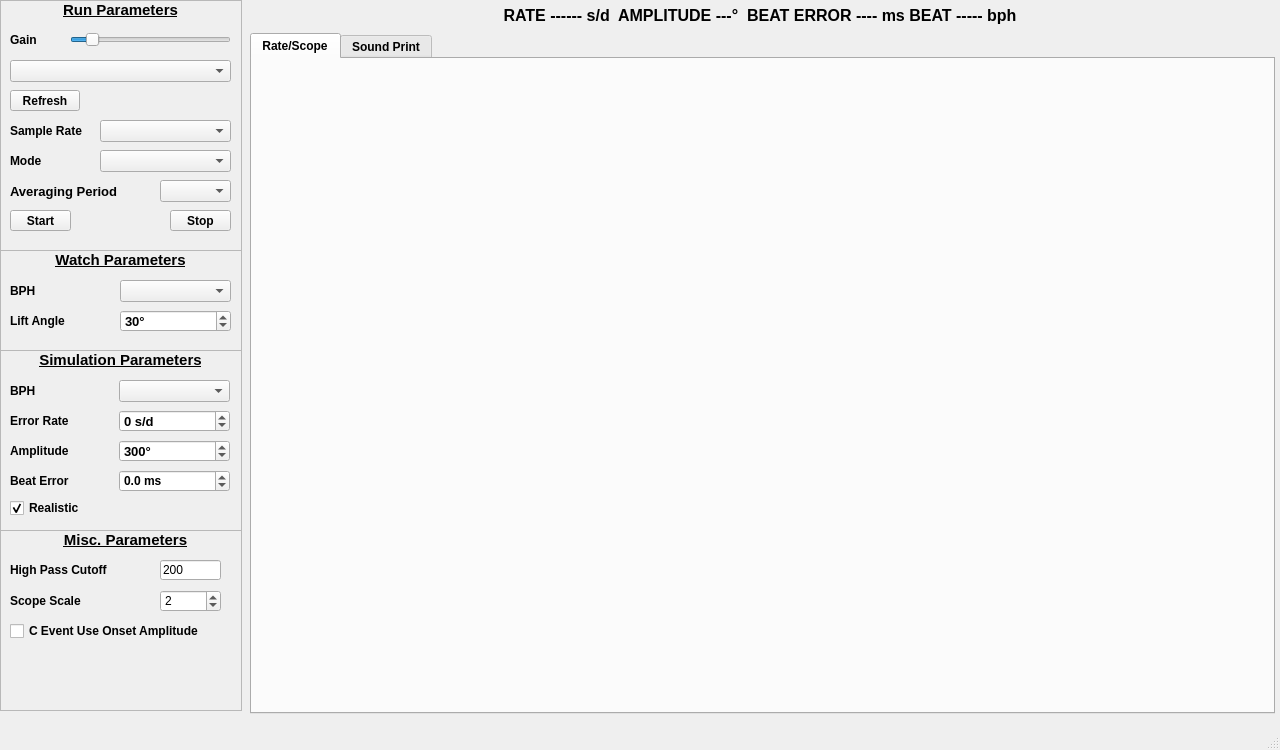
<?xml version="1.0" encoding="UTF-8"?>
<ui version="4.0">
 <class>MainWindow</class>
 <widget class="QMainWindow" name="MainWindow">
  <property name="geometry">
   <rect>
    <x>0</x>
    <y>0</y>
    <width>1280</width>
    <height>750</height>
   </rect>
  </property>
  <property name="maximumSize">
   <size>
    <width>1280</width>
    <height>750</height>
   </size>
  </property>
  <property name="windowTitle">
   <string>MainWindow</string>
  </property>
  <widget class="QWidget" name="CentralWidget">
   <widget class="QFrame" name="RunFrame">
    <property name="geometry">
     <rect>
      <x>0</x>
      <y>0</y>
      <width>242</width>
      <height>251</height>
     </rect>
    </property>
    <property name="frameShape">
     <enum>QFrame::Shape::StyledPanel</enum>
    </property>
    <property name="frameShadow">
     <enum>QFrame::Shadow::Raised</enum>
    </property>
    <widget class="QComboBox" name="InputDeviceComboBox">
     <property name="geometry">
      <rect>
       <x>10</x>
       <y>60</y>
       <width>221</width>
       <height>22</height>
      </rect>
     </property>
     <property name="font">
      <font>
       <bold>true</bold>
      </font>
     </property>
    </widget>
    <widget class="QPushButton" name="RefreshPushButton">
     <property name="geometry">
      <rect>
       <x>10</x>
       <y>90</y>
       <width>70</width>
       <height>21</height>
      </rect>
     </property>
     <property name="font">
      <font>
       <bold>true</bold>
      </font>
     </property>
     <property name="text">
      <string>Refresh</string>
     </property>
    </widget>
    <widget class="QPushButton" name="StartPushButton">
     <property name="geometry">
      <rect>
       <x>10</x>
       <y>210</y>
       <width>61</width>
       <height>21</height>
      </rect>
     </property>
     <property name="font">
      <font>
       <bold>true</bold>
      </font>
     </property>
     <property name="text">
      <string>Start</string>
     </property>
    </widget>
    <widget class="QPushButton" name="StopPushButton">
     <property name="enabled">
      <bool>true</bool>
     </property>
     <property name="geometry">
      <rect>
       <x>170</x>
       <y>210</y>
       <width>61</width>
       <height>21</height>
      </rect>
     </property>
     <property name="font">
      <font>
       <bold>true</bold>
      </font>
     </property>
     <property name="text">
      <string>Stop</string>
     </property>
    </widget>
    <widget class="QComboBox" name="SampleRatesComboBox">
     <property name="geometry">
      <rect>
       <x>100</x>
       <y>120</y>
       <width>131</width>
       <height>22</height>
      </rect>
     </property>
     <property name="font">
      <font>
       <bold>true</bold>
      </font>
     </property>
     <property name="currentIndex">
      <number>-1</number>
     </property>
    </widget>
    <widget class="QComboBox" name="AveragingPeriodComboBox">
     <property name="geometry">
      <rect>
       <x>160</x>
       <y>180</y>
       <width>71</width>
       <height>22</height>
      </rect>
     </property>
     <property name="font">
      <font>
       <pointsize>10</pointsize>
       <bold>true</bold>
      </font>
     </property>
    </widget>
    <widget class="QLabel" name="AveragingPeriodLabel">
     <property name="geometry">
      <rect>
       <x>10</x>
       <y>180</y>
       <width>141</width>
       <height>22</height>
      </rect>
     </property>
     <property name="font">
      <font>
       <pointsize>10</pointsize>
       <bold>true</bold>
      </font>
     </property>
     <property name="text">
      <string>Averaging Period</string>
     </property>
    </widget>
    <widget class="QComboBox" name="ModeComboBox">
     <property name="geometry">
      <rect>
       <x>100</x>
       <y>150</y>
       <width>131</width>
       <height>22</height>
      </rect>
     </property>
     <property name="font">
      <font>
       <bold>true</bold>
      </font>
     </property>
     <property name="placeholderText">
      <string/>
     </property>
    </widget>
    <widget class="QLabel" name="ModeLabel">
     <property name="geometry">
      <rect>
       <x>10</x>
       <y>150</y>
       <width>91</width>
       <height>22</height>
      </rect>
     </property>
     <property name="font">
      <font>
       <bold>true</bold>
      </font>
     </property>
     <property name="text">
      <string>Mode</string>
     </property>
    </widget>
    <widget class="QLabel" name="RunParamLabel">
     <property name="geometry">
      <rect>
       <x>0</x>
       <y>0</y>
       <width>241</width>
       <height>20</height>
      </rect>
     </property>
     <property name="font">
      <font>
       <pointsize>11</pointsize>
       <bold>true</bold>
       <underline>true</underline>
      </font>
     </property>
     <property name="text">
      <string>Run Parameters</string>
     </property>
     <property name="alignment">
      <set>Qt::AlignmentFlag::AlignCenter</set>
     </property>
    </widget>
    <widget class="QSlider" name="MicrophoneHorizontalSlider">
     <property name="geometry">
      <rect>
       <x>70</x>
       <y>30</y>
       <width>161</width>
       <height>20</height>
      </rect>
     </property>
     <property name="maximum">
      <number>1000</number>
     </property>
     <property name="value">
      <number>100</number>
     </property>
     <property name="orientation">
      <enum>Qt::Orientation::Horizontal</enum>
     </property>
    </widget>
    <widget class="QLabel" name="GainLabel">
     <property name="geometry">
      <rect>
       <x>10</x>
       <y>30</y>
       <width>41</width>
       <height>20</height>
      </rect>
     </property>
     <property name="font">
      <font>
       <bold>true</bold>
      </font>
     </property>
     <property name="text">
      <string>Gain</string>
     </property>
    </widget>
    <widget class="QLabel" name="SampleRateLabel">
     <property name="geometry">
      <rect>
       <x>10</x>
       <y>120</y>
       <width>91</width>
       <height>22</height>
      </rect>
     </property>
     <property name="font">
      <font>
       <bold>true</bold>
      </font>
     </property>
     <property name="text">
      <string>Sample Rate</string>
     </property>
    </widget>
   </widget>
   <widget class="QFrame" name="MiscFrame">
    <property name="geometry">
     <rect>
      <x>0</x>
      <y>530</y>
      <width>242</width>
      <height>181</height>
     </rect>
    </property>
    <property name="frameShape">
     <enum>QFrame::Shape::StyledPanel</enum>
    </property>
    <property name="frameShadow">
     <enum>QFrame::Shadow::Raised</enum>
    </property>
    <widget class="QLineEdit" name="HighLineEdit">
     <property name="geometry">
      <rect>
       <x>160</x>
       <y>30</y>
       <width>61</width>
       <height>20</height>
      </rect>
     </property>
     <property name="inputMask">
      <string>99999</string>
     </property>
     <property name="text">
      <string>200</string>
     </property>
    </widget>
    <widget class="QLabel" name="HighPassLabel">
     <property name="geometry">
      <rect>
       <x>10</x>
       <y>30</y>
       <width>121</width>
       <height>20</height>
      </rect>
     </property>
     <property name="font">
      <font>
       <bold>true</bold>
      </font>
     </property>
     <property name="text">
      <string>High Pass Cutoff</string>
     </property>
    </widget>
    <widget class="QCheckBox" name="UseConsetCheckBox">
     <property name="geometry">
      <rect>
       <x>10</x>
       <y>90</y>
       <width>231</width>
       <height>22</height>
      </rect>
     </property>
     <property name="font">
      <font>
       <bold>true</bold>
      </font>
     </property>
     <property name="text">
      <string>C Event Use Onset Amplitude</string>
     </property>
    </widget>
    <widget class="QSpinBox" name="ScopeScaleSpinBox">
     <property name="geometry">
      <rect>
       <x>160</x>
       <y>60</y>
       <width>61</width>
       <height>22</height>
      </rect>
     </property>
     <property name="minimum">
      <number>1</number>
     </property>
     <property name="maximum">
      <number>8</number>
     </property>
     <property name="value">
      <number>2</number>
     </property>
    </widget>
    <widget class="QLabel" name="ScopeScaleLabel">
     <property name="geometry">
      <rect>
       <x>10</x>
       <y>60</y>
       <width>101</width>
       <height>22</height>
      </rect>
     </property>
     <property name="font">
      <font>
       <bold>true</bold>
      </font>
     </property>
     <property name="text">
      <string>Scope Scale</string>
     </property>
    </widget>
    <widget class="QLabel" name="MiscLabel">
     <property name="geometry">
      <rect>
       <x>0</x>
       <y>0</y>
       <width>251</width>
       <height>20</height>
      </rect>
     </property>
     <property name="font">
      <font>
       <pointsize>11</pointsize>
       <bold>true</bold>
       <underline>true</underline>
      </font>
     </property>
     <property name="text">
      <string>Misc. Parameters</string>
     </property>
     <property name="alignment">
      <set>Qt::AlignmentFlag::AlignCenter</set>
     </property>
    </widget>
   </widget>
   <widget class="QLabel" name="Results">
    <property name="geometry">
     <rect>
      <x>250</x>
      <y>0</y>
      <width>1020</width>
      <height>30</height>
     </rect>
    </property>
    <property name="font">
     <font>
      <pointsize>12</pointsize>
      <bold>true</bold>
     </font>
    </property>
    <property name="text">
     <string>RATE ------ s/d  AMPLITUDE ---°  BEAT ERROR ---- ms BEAT ----- bph</string>
    </property>
    <property name="alignment">
     <set>Qt::AlignmentFlag::AlignCenter</set>
    </property>
   </widget>
   <widget class="QFrame" name="SimFrame">
    <property name="geometry">
     <rect>
      <x>0</x>
      <y>350</y>
      <width>242</width>
      <height>181</height>
     </rect>
    </property>
    <property name="frameShape">
     <enum>QFrame::Shape::StyledPanel</enum>
    </property>
    <property name="frameShadow">
     <enum>QFrame::Shadow::Raised</enum>
    </property>
    <widget class="QComboBox" name="SimBPHComboBox">
     <property name="geometry">
      <rect>
       <x>119</x>
       <y>30</y>
       <width>111</width>
       <height>22</height>
      </rect>
     </property>
     <property name="font">
      <font>
       <bold>true</bold>
      </font>
     </property>
    </widget>
    <widget class="QLabel" name="SimBphLabel">
     <property name="geometry">
      <rect>
       <x>10</x>
       <y>30</y>
       <width>71</width>
       <height>22</height>
      </rect>
     </property>
     <property name="font">
      <font>
       <bold>true</bold>
      </font>
     </property>
     <property name="text">
      <string>BPH</string>
     </property>
    </widget>
    <widget class="QLabel" name="SimAmpLabel">
     <property name="geometry">
      <rect>
       <x>10</x>
       <y>90</y>
       <width>91</width>
       <height>22</height>
      </rect>
     </property>
     <property name="font">
      <font>
       <bold>true</bold>
      </font>
     </property>
     <property name="text">
      <string>Amplitude</string>
     </property>
    </widget>
    <widget class="QSpinBox" name="SimAmplitudeSpinBox">
     <property name="geometry">
      <rect>
       <x>119</x>
       <y>90</y>
       <width>111</width>
       <height>22</height>
      </rect>
     </property>
     <property name="font">
      <font>
       <pointsize>10</pointsize>
       <bold>true</bold>
      </font>
     </property>
     <property name="wrapping">
      <bool>true</bool>
     </property>
     <property name="readOnly">
      <bool>false</bool>
     </property>
     <property name="keyboardTracking">
      <bool>true</bool>
     </property>
     <property name="suffix">
      <string>°</string>
     </property>
     <property name="minimum">
      <number>100</number>
     </property>
     <property name="maximum">
      <number>360</number>
     </property>
     <property name="value">
      <number>300</number>
     </property>
     <property name="displayIntegerBase">
      <number>10</number>
     </property>
    </widget>
    <widget class="QLabel" name="SimBeatErrorLabel">
     <property name="geometry">
      <rect>
       <x>10</x>
       <y>120</y>
       <width>91</width>
       <height>22</height>
      </rect>
     </property>
     <property name="font">
      <font>
       <bold>true</bold>
      </font>
     </property>
     <property name="text">
      <string>Beat Error</string>
     </property>
    </widget>
    <widget class="QDoubleSpinBox" name="SimBeatErrorSpinBox">
     <property name="geometry">
      <rect>
       <x>119</x>
       <y>120</y>
       <width>111</width>
       <height>22</height>
      </rect>
     </property>
     <property name="font">
      <font>
       <bold>true</bold>
      </font>
     </property>
     <property name="suffix">
      <string> ms</string>
     </property>
     <property name="decimals">
      <number>1</number>
     </property>
     <property name="minimum">
      <double>-10.000000000000000</double>
     </property>
     <property name="maximum">
      <double>10.000000000000000</double>
     </property>
     <property name="singleStep">
      <double>0.100000000000000</double>
     </property>
    </widget>
    <widget class="QCheckBox" name="RealisticCheckBox">
     <property name="geometry">
      <rect>
       <x>10</x>
       <y>150</y>
       <width>91</width>
       <height>16</height>
      </rect>
     </property>
     <property name="font">
      <font>
       <bold>true</bold>
      </font>
     </property>
     <property name="text">
      <string>Realistic</string>
     </property>
     <property name="checked">
      <bool>true</bool>
     </property>
    </widget>
    <widget class="QSpinBox" name="SimErrorRateSpinBox">
     <property name="geometry">
      <rect>
       <x>119</x>
       <y>60</y>
       <width>111</width>
       <height>22</height>
      </rect>
     </property>
     <property name="font">
      <font>
       <pointsize>10</pointsize>
       <bold>true</bold>
      </font>
     </property>
     <property name="wrapping">
      <bool>true</bool>
     </property>
     <property name="readOnly">
      <bool>false</bool>
     </property>
     <property name="keyboardTracking">
      <bool>true</bool>
     </property>
     <property name="suffix">
      <string> s/d</string>
     </property>
     <property name="minimum">
      <number>-999</number>
     </property>
     <property name="maximum">
      <number>999</number>
     </property>
     <property name="value">
      <number>0</number>
     </property>
     <property name="displayIntegerBase">
      <number>10</number>
     </property>
    </widget>
    <widget class="QLabel" name="SimErrorRateLabel">
     <property name="geometry">
      <rect>
       <x>10</x>
       <y>60</y>
       <width>71</width>
       <height>22</height>
      </rect>
     </property>
     <property name="font">
      <font>
       <bold>true</bold>
      </font>
     </property>
     <property name="text">
      <string>Error Rate</string>
     </property>
    </widget>
    <widget class="QLabel" name="SimParamLabel">
     <property name="geometry">
      <rect>
       <x>0</x>
       <y>0</y>
       <width>241</width>
       <height>20</height>
      </rect>
     </property>
     <property name="font">
      <font>
       <pointsize>11</pointsize>
       <bold>true</bold>
       <underline>true</underline>
      </font>
     </property>
     <property name="text">
      <string>Simulation Parameters</string>
     </property>
     <property name="alignment">
      <set>Qt::AlignmentFlag::AlignCenter</set>
     </property>
    </widget>
   </widget>
   <widget class="QTabWidget" name="GraphicsTabWidget">
    <property name="geometry">
     <rect>
      <x>250</x>
      <y>33</y>
      <width>1025</width>
      <height>681</height>
     </rect>
    </property>
    <property name="font">
     <font>
      <bold>true</bold>
     </font>
    </property>
    <property name="currentIndex">
     <number>0</number>
    </property>
    <widget class="QWidget" name="RateTab">
     <property name="font">
      <font>
       <bold>false</bold>
      </font>
     </property>
     <attribute name="title">
      <string>Rate/Scope</string>
     </attribute>
     <widget class="QCustomPlot" name="RatePlot" native="true">
      <property name="geometry">
       <rect>
        <x>0</x>
        <y>0</y>
        <width>1019</width>
        <height>327</height>
       </rect>
      </property>
     </widget>
     <widget class="QCustomPlot" name="ScopePlot" native="true">
      <property name="geometry">
       <rect>
        <x>0</x>
        <y>327</y>
        <width>1019</width>
        <height>327</height>
       </rect>
      </property>
     </widget>
    </widget>
    <widget class="QWidget" name="SoundTab">
     <property name="font">
      <font>
       <bold>false</bold>
      </font>
     </property>
     <attribute name="title">
      <string>Sound Print</string>
     </attribute>
     <widget class="SoundImageWidget" name="SoundImage" native="true">
      <property name="enabled">
       <bool>true</bool>
      </property>
      <property name="geometry">
       <rect>
        <x>0</x>
        <y>0</y>
        <width>1019</width>
        <height>654</height>
       </rect>
      </property>
     </widget>
    </widget>
   </widget>
   <widget class="QFrame" name="WatchFrame">
    <property name="geometry">
     <rect>
      <x>0</x>
      <y>250</y>
      <width>242</width>
      <height>101</height>
     </rect>
    </property>
    <property name="frameShape">
     <enum>QFrame::Shape::StyledPanel</enum>
    </property>
    <property name="frameShadow">
     <enum>QFrame::Shadow::Raised</enum>
    </property>
    <widget class="QLabel" name="LiftAngleLabel">
     <property name="geometry">
      <rect>
       <x>10</x>
       <y>60</y>
       <width>71</width>
       <height>22</height>
      </rect>
     </property>
     <property name="font">
      <font>
       <pointsize>9</pointsize>
       <bold>true</bold>
      </font>
     </property>
     <property name="text">
      <string>Lift Angle</string>
     </property>
    </widget>
    <widget class="QSpinBox" name="LiftAngleSpinBox">
     <property name="geometry">
      <rect>
       <x>120</x>
       <y>60</y>
       <width>111</width>
       <height>22</height>
      </rect>
     </property>
     <property name="font">
      <font>
       <pointsize>10</pointsize>
       <bold>true</bold>
      </font>
     </property>
     <property name="wrapping">
      <bool>true</bool>
     </property>
     <property name="readOnly">
      <bool>false</bool>
     </property>
     <property name="keyboardTracking">
      <bool>true</bool>
     </property>
     <property name="suffix">
      <string>°</string>
     </property>
     <property name="minimum">
      <number>30</number>
     </property>
     <property name="maximum">
      <number>70</number>
     </property>
     <property name="value">
      <number>30</number>
     </property>
     <property name="displayIntegerBase">
      <number>10</number>
     </property>
    </widget>
    <widget class="QComboBox" name="BPHComboBox">
     <property name="geometry">
      <rect>
       <x>120</x>
       <y>30</y>
       <width>111</width>
       <height>22</height>
      </rect>
     </property>
     <property name="font">
      <font>
       <bold>true</bold>
      </font>
     </property>
    </widget>
    <widget class="QLabel" name="WatchBphLabel">
     <property name="geometry">
      <rect>
       <x>10</x>
       <y>30</y>
       <width>41</width>
       <height>22</height>
      </rect>
     </property>
     <property name="font">
      <font>
       <bold>true</bold>
      </font>
     </property>
     <property name="text">
      <string>BPH</string>
     </property>
    </widget>
    <widget class="QLabel" name="WatchParamLabel">
     <property name="geometry">
      <rect>
       <x>0</x>
       <y>0</y>
       <width>241</width>
       <height>20</height>
      </rect>
     </property>
     <property name="font">
      <font>
       <pointsize>11</pointsize>
       <bold>true</bold>
       <underline>true</underline>
      </font>
     </property>
     <property name="text">
      <string>Watch Parameters</string>
     </property>
     <property name="alignment">
      <set>Qt::AlignmentFlag::AlignCenter</set>
     </property>
    </widget>
   </widget>
  </widget>
  <widget class="QMenuBar" name="menubar">
   <property name="geometry">
    <rect>
     <x>0</x>
     <y>0</y>
     <width>1280</width>
     <height>20</height>
    </rect>
   </property>
  </widget>
  <widget class="QStatusBar" name="statusbar"/>
 </widget>
 <customwidgets>
  <customwidget>
   <class>QCustomPlot</class>
   <extends>QWidget</extends>
   <header>qcustomplot.h</header>
   <container>1</container>
  </customwidget>
  <customwidget>
   <class>SoundImageWidget</class>
   <extends>QWidget</extends>
   <header>SoundImageWidget.h</header>
   <container>1</container>
  </customwidget>
 </customwidgets>
 <resources/>
 <connections/>
</ui>
